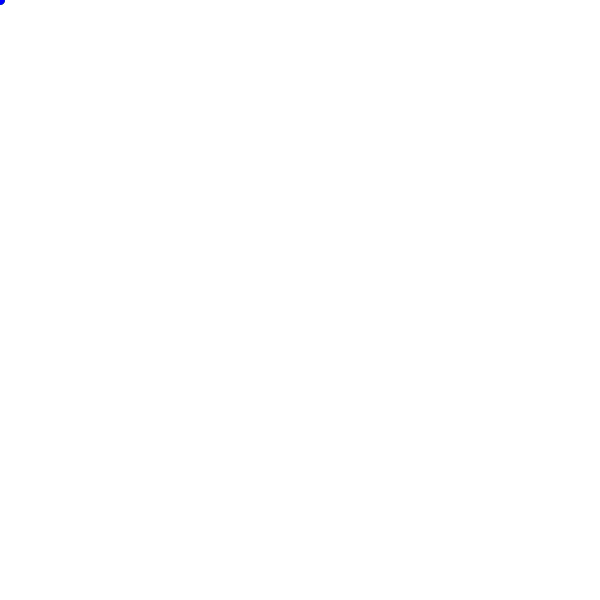
Frame 1 (no input)
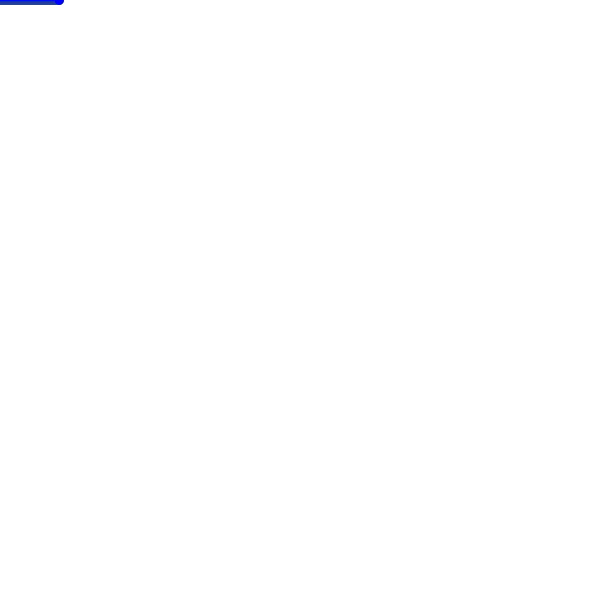
Frame 60 (the mouse pressed at the canvas centre just before this capture)
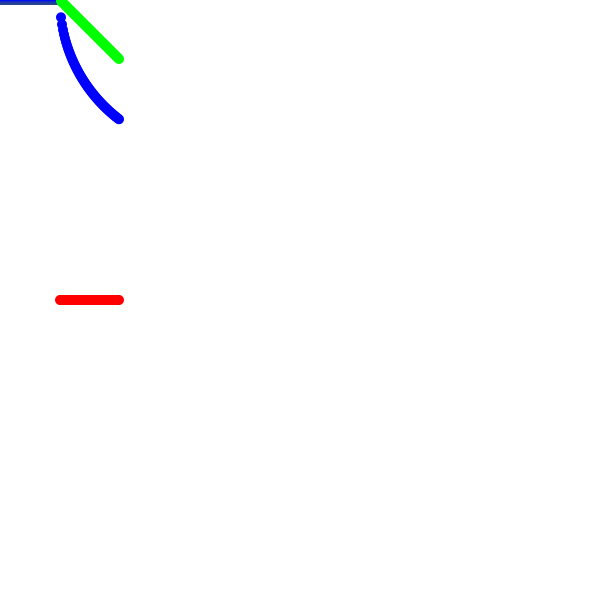
Frame 120 (the mouse held since frame 60 and released just before this capture)

The Processing sketch that drew these frames (run headless with seeded random() and noise(); from frame 60 on, the mouse is pressed at the canvas centre):

// Processing sketch: ATIVIDADE_2_analise_estatistica_da_posicao_vertical
// ── ATIVIDADE_2_analise_estatistica_da_posicao_vertical.pde
int cont = 0;
int[] pos = new int[300];
float media = 0;
float desvioPadrao=0;

void setup() {
  background(255);
  size (600, 600);
  noStroke();
}

void draw(){
  mostraPosicaoMouse();
  mostraMedia();
  mostraDesvioPadrao();
  println(cont, mouseY, media);
  pos[cont%300]= mouseY;
  cont++;
  if (cont > 600){
    cont = 0;
    background(255);
  }
}

void mostraDesvioPadrao() {
  desvioPadrao = calculaDesvioPadrao();
  fill(0, 0, 255);
  ellipse(cont, desvioPadrao, 10, 10);
}

void mostraMedia() {
  media = calculaMedia();
  fill(0, 255, 0);
  ellipse(cont, media, 10, 10);
}

void mostraPosicaoMouse() {
  fill(255, 0, 0);
  ellipse(cont, mouseY, 10, 10);
}

float calculaMedia(){
  int soma = 0;
  for(int i = 0; i < 300; i++){
    soma += pos[i];
  }
  return (soma / 300);
}

float calculaDesvioPadrao(){
  float soma = 0;
  for(int i = 0; i < 300; i++){
    soma += pow(pos[i]-media,2);
  }
  return (sqrt(soma / 300));
}
